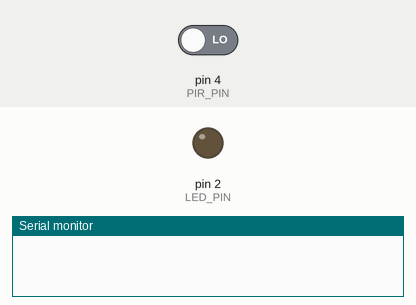
A sketch run on a simulated Arduino Uno, built with avr-gcc and run on an emulated ATmega328P. Shown: output pins drawn as LEDs (lit = HIGH), the last lines printed to the serial monitor. The test bench sets the inputs (shaded band); at power-on: pin 4 (PIR_PIN) LOW.

Above: at 1.2 s.
1.3 s: pin 4 (PIR_PIN) driven HIGH
At 2.2 s:
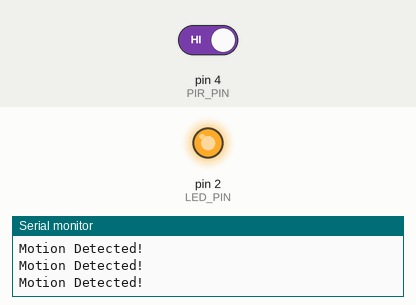
2.8 s: pin 4 (PIR_PIN) driven LOW
At 3.3 s:
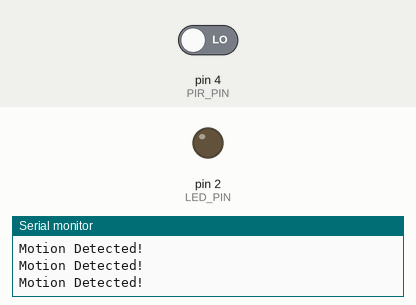
Timing chart, 0 to 5.8 s (numbered marks = the images above; inputs shaded):
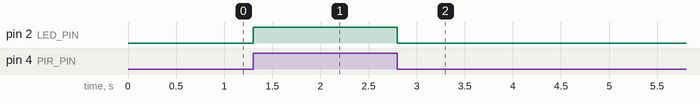

The sketch:

pir_sensor.ino
```cpp
#define PIR_PIN 4
#define LED_PIN 2

void setup() {
  pinMode(PIR_PIN, INPUT);
  pinMode(LED_PIN, OUTPUT);
  Serial.begin(115200);
}

void loop() {
  int motion = digitalRead(PIR_PIN);

  if(motion == HIGH) {
    Serial.println("Motion Detected!");
    digitalWrite(LED_PIN, HIGH);
  }else{
    digitalWrite(LED_PIN, LOW);
  }
}
```

Measured:
- after the input at 1.3 s, pin 2 (LED_PIN): LOW → HIGH at once
- after the input at 2.8 s, pin 2 (LED_PIN): HIGH → LOW at once
